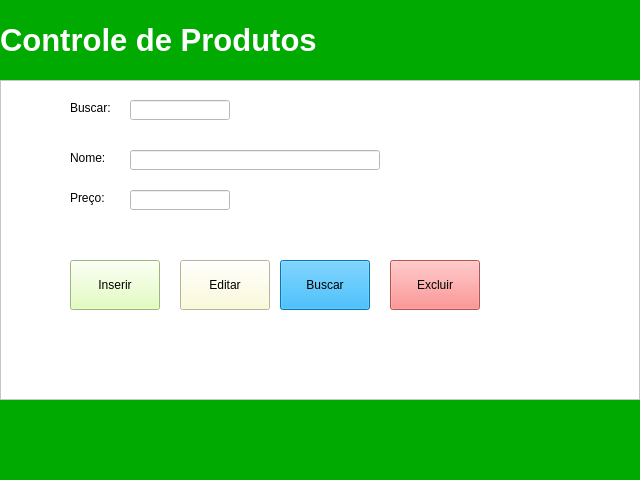
<?xml version="1.0" encoding="UTF-8"?>
<ui version="4.0">
 <class>produto</class>
 <widget class="QWidget" name="produto">
  <property name="geometry">
   <rect>
    <x>0</x>
    <y>0</y>
    <width>640</width>
    <height>480</height>
   </rect>
  </property>
  <property name="minimumSize">
   <size>
    <width>640</width>
    <height>480</height>
   </size>
  </property>
  <property name="maximumSize">
   <size>
    <width>640</width>
    <height>480</height>
   </size>
  </property>
  <property name="windowTitle">
   <string>Form</string>
  </property>
  <widget class="QFrame" name="frame_titulo">
   <property name="geometry">
    <rect>
     <x>0</x>
     <y>0</y>
     <width>640</width>
     <height>80</height>
    </rect>
   </property>
   <property name="minimumSize">
    <size>
     <width>640</width>
     <height>80</height>
    </size>
   </property>
   <property name="maximumSize">
    <size>
     <width>640</width>
     <height>80</height>
    </size>
   </property>
   <property name="styleSheet">
    <string notr="true">background-color: rgb(0, 170, 0);</string>
   </property>
   <property name="frameShape">
    <enum>QFrame::StyledPanel</enum>
   </property>
   <property name="frameShadow">
    <enum>QFrame::Raised</enum>
   </property>
   <widget class="QLabel" name="label_titulo">
    <property name="geometry">
     <rect>
      <x>0</x>
      <y>0</y>
      <width>640</width>
      <height>80</height>
     </rect>
    </property>
    <property name="minimumSize">
     <size>
      <width>640</width>
      <height>80</height>
     </size>
    </property>
    <property name="maximumSize">
     <size>
      <width>640</width>
      <height>80</height>
     </size>
    </property>
    <property name="font">
     <font>
      <pointsize>23</pointsize>
      <bold>true</bold>
     </font>
    </property>
    <property name="styleSheet">
     <string notr="true">color: rgb(255, 255, 255);</string>
    </property>
    <property name="text">
     <string>Controle de Produtos</string>
    </property>
   </widget>
  </widget>
  <widget class="QFrame" name="frame_rodape">
   <property name="geometry">
    <rect>
     <x>0</x>
     <y>400</y>
     <width>640</width>
     <height>80</height>
    </rect>
   </property>
   <property name="minimumSize">
    <size>
     <width>640</width>
     <height>80</height>
    </size>
   </property>
   <property name="maximumSize">
    <size>
     <width>640</width>
     <height>80</height>
    </size>
   </property>
   <property name="styleSheet">
    <string notr="true">background-color: rgb(0, 170, 0);</string>
   </property>
   <property name="frameShape">
    <enum>QFrame::StyledPanel</enum>
   </property>
   <property name="frameShadow">
    <enum>QFrame::Raised</enum>
   </property>
   <widget class="QLabel" name="label_msg">
    <property name="geometry">
     <rect>
      <x>0</x>
      <y>0</y>
      <width>640</width>
      <height>80</height>
     </rect>
    </property>
    <property name="minimumSize">
     <size>
      <width>640</width>
      <height>80</height>
     </size>
    </property>
    <property name="maximumSize">
     <size>
      <width>640</width>
      <height>80</height>
     </size>
    </property>
    <property name="font">
     <font>
      <pointsize>23</pointsize>
      <bold>true</bold>
     </font>
    </property>
    <property name="styleSheet">
     <string notr="true">color: rgb(255, 255, 255);</string>
    </property>
    <property name="text">
     <string/>
    </property>
   </widget>
  </widget>
  <widget class="QFrame" name="frame_corpo">
   <property name="geometry">
    <rect>
     <x>0</x>
     <y>80</y>
     <width>640</width>
     <height>320</height>
    </rect>
   </property>
   <property name="minimumSize">
    <size>
     <width>640</width>
     <height>320</height>
    </size>
   </property>
   <property name="maximumSize">
    <size>
     <width>640</width>
     <height>320</height>
    </size>
   </property>
   <property name="styleSheet">
    <string notr="true">background-color: rgb(255, 255, 255);</string>
   </property>
   <property name="frameShape">
    <enum>QFrame::StyledPanel</enum>
   </property>
   <property name="frameShadow">
    <enum>QFrame::Raised</enum>
   </property>
   <widget class="QLineEdit" name="lineEdit_nome">
    <property name="geometry">
     <rect>
      <x>130</x>
      <y>70</y>
      <width>250</width>
      <height>20</height>
     </rect>
    </property>
    <property name="minimumSize">
     <size>
      <width>250</width>
      <height>20</height>
     </size>
    </property>
    <property name="maximumSize">
     <size>
      <width>250</width>
      <height>20</height>
     </size>
    </property>
   </widget>
   <widget class="QLineEdit" name="lineEdit_preco">
    <property name="geometry">
     <rect>
      <x>130</x>
      <y>110</y>
      <width>100</width>
      <height>20</height>
     </rect>
    </property>
    <property name="minimumSize">
     <size>
      <width>100</width>
      <height>20</height>
     </size>
    </property>
    <property name="maximumSize">
     <size>
      <width>100</width>
      <height>20</height>
     </size>
    </property>
   </widget>
   <widget class="QLabel" name="label">
    <property name="geometry">
     <rect>
      <x>70</x>
      <y>70</y>
      <width>49</width>
      <height>16</height>
     </rect>
    </property>
    <property name="text">
     <string>Nome:</string>
    </property>
   </widget>
   <widget class="QLabel" name="label_2">
    <property name="geometry">
     <rect>
      <x>70</x>
      <y>110</y>
      <width>49</width>
      <height>16</height>
     </rect>
    </property>
    <property name="text">
     <string>Preço:</string>
    </property>
   </widget>
   <widget class="QLineEdit" name="lineEdit_buscar">
    <property name="geometry">
     <rect>
      <x>130</x>
      <y>20</y>
      <width>100</width>
      <height>20</height>
     </rect>
    </property>
    <property name="minimumSize">
     <size>
      <width>100</width>
      <height>20</height>
     </size>
    </property>
    <property name="maximumSize">
     <size>
      <width>100</width>
      <height>20</height>
     </size>
    </property>
   </widget>
   <widget class="QLabel" name="label_3">
    <property name="geometry">
     <rect>
      <x>70</x>
      <y>20</y>
      <width>49</width>
      <height>16</height>
     </rect>
    </property>
    <property name="text">
     <string>Buscar:</string>
    </property>
   </widget>
   <widget class="QPushButton" name="bt_inserir">
    <property name="geometry">
     <rect>
      <x>70</x>
      <y>180</y>
      <width>90</width>
      <height>50</height>
     </rect>
    </property>
    <property name="minimumSize">
     <size>
      <width>90</width>
      <height>50</height>
     </size>
    </property>
    <property name="maximumSize">
     <size>
      <width>90</width>
      <height>50</height>
     </size>
    </property>
    <property name="styleSheet">
     <string notr="true">background-color: rgb(220, 255, 174);</string>
    </property>
    <property name="text">
     <string>Inserir</string>
    </property>
   </widget>
   <widget class="QPushButton" name="bt_editar">
    <property name="geometry">
     <rect>
      <x>180</x>
      <y>180</y>
      <width>90</width>
      <height>50</height>
     </rect>
    </property>
    <property name="minimumSize">
     <size>
      <width>90</width>
      <height>50</height>
     </size>
    </property>
    <property name="maximumSize">
     <size>
      <width>90</width>
      <height>50</height>
     </size>
    </property>
    <property name="styleSheet">
     <string notr="true">background-color: rgb(255, 252, 207);</string>
    </property>
    <property name="text">
     <string>Editar</string>
    </property>
   </widget>
   <widget class="QPushButton" name="bt_buscar">
    <property name="geometry">
     <rect>
      <x>280</x>
      <y>180</y>
      <width>90</width>
      <height>50</height>
     </rect>
    </property>
    <property name="minimumSize">
     <size>
      <width>90</width>
      <height>50</height>
     </size>
    </property>
    <property name="maximumSize">
     <size>
      <width>90</width>
      <height>50</height>
     </size>
    </property>
    <property name="styleSheet">
     <string notr="true">background-color: rgb(0, 170, 255);</string>
    </property>
    <property name="text">
     <string>Buscar</string>
    </property>
   </widget>
   <widget class="QPushButton" name="bt_excluir">
    <property name="geometry">
     <rect>
      <x>390</x>
      <y>180</y>
      <width>90</width>
      <height>50</height>
     </rect>
    </property>
    <property name="minimumSize">
     <size>
      <width>90</width>
      <height>50</height>
     </size>
    </property>
    <property name="maximumSize">
     <size>
      <width>90</width>
      <height>50</height>
     </size>
    </property>
    <property name="styleSheet">
     <string notr="true">background-color: rgb(255, 116, 116);</string>
    </property>
    <property name="text">
     <string>Excluir</string>
    </property>
   </widget>
  </widget>
 </widget>
 <resources/>
 <connections/>
</ui>
